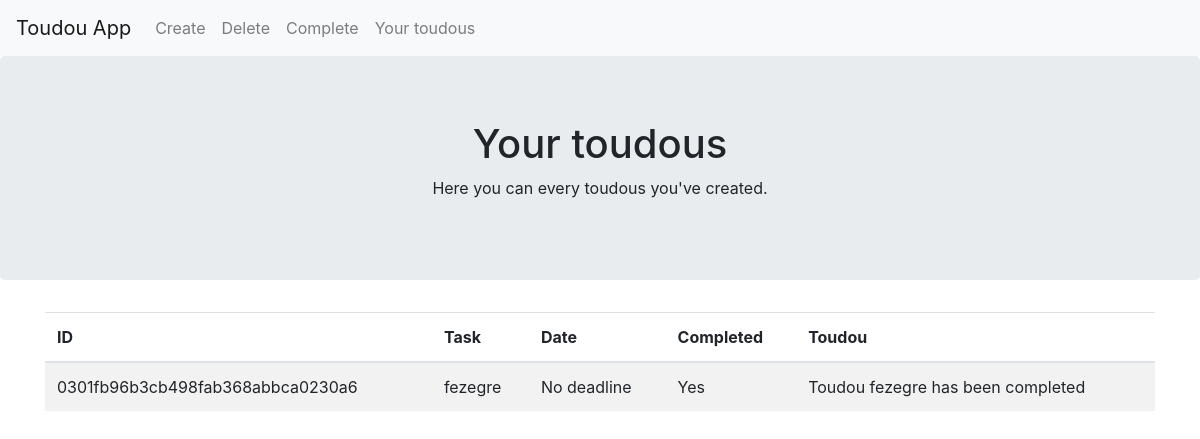
The app's page /display, older data.
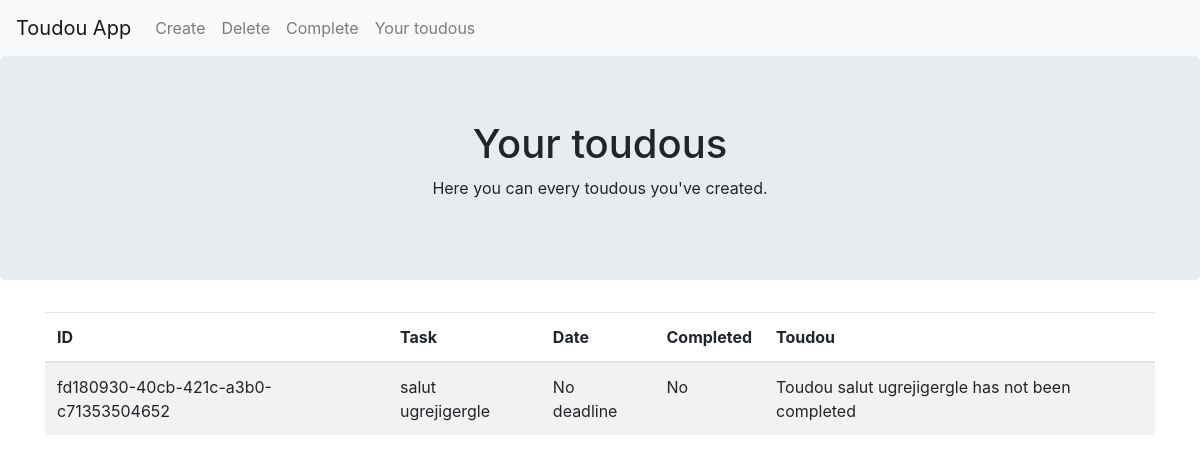
The same page, newer data.
### tables this page shows
CREATE TABLE "TOUDOU" (
	id CHAR(32) NOT NULL, 
	task VARCHAR NOT NULL, 
	date DATETIME, 
	completed BOOLEAN NOT NULL, 
	PRIMARY KEY (id)
);

### src/toudou/views.py (the view)
@app.route('/display')
def display():
    todos = models.Todo.getToudous()
    if todos == None : todos = []
    return render_template('display.html', todos = todos)

### src/toudou/models.py (called while the page is built)
def initConn():
    engine = create_engine(f"sqlite:///{TODO_FOLDER}/{DATABASE}", echo=False)
    metadata_obj = MetaData()
    toudouTable = Table(
        TABLE_NAME,
        metadata_obj,
        Column("id", String, primary_key=True, default=str(uuid.uuid4())),
        Column("task", String, nullable=False),
        Column("date", DateTime, nullable=True),
        Column("completed", Boolean, nullable=False)
    )
    return engine,metadata_obj,toudouTable

    @staticmethod
    def getToudous():
        engine, metadata, toudou = initConn()
        try:
            stmt = select(toudou)
            with engine.connect() as conn:
                result = conn.execute(stmt)
            toudous = []
            for toudou_row in result.fetchall():
                id, task, date, completed = toudou_row
                todo = Todo(id=id, task=task, date=date, completed=completed)
                toudous.append(todo)
            return toudous
        except StatementError as e:
            print("Selection error: ", e)

### src/toudou/templates/display.html (shortened to what this page needs)
<!DOCTYPE html>
<html lang="fr">
<head>
    <link rel="stylesheet" href="https://maxcdn.bootstrapcdn.com/bootstrap/4.0.0/css/bootstrap.min.css">
</head>
<body>
    <nav class="navbar navbar-expand-lg navbar-light bg-light">
        <a class="navbar-brand" href="/">Toudou App</a>
        <div class="collapse navbar-collapse" id="navbarNav">
          <ul class="navbar-nav">
            <li class="nav-item">
              <a class="nav-link" href="/create">Create</a>
            </li>
            <li class="nav-item">
              <a class="nav-link" href="/delete">Delete</a>
            </li>
            <li class="nav-item">
              <a class="nav-link" href="/complete">Complete</a>
            </li>
            <li class="nav-item">
                <a class="nav-link" href="/display">Your toudous</a>
              </li>
          </ul>
        </div>
      </nav>
    <div class="jumbotron text-center">
        <h1>Your toudous</h1>
        <p>Here you can every toudous you've created.</p>
    </div>
    <div class="container">
        {% if todos|length > 0 %}
            <table class="table table-striped">
                <thead>
                    <tr>
                        <th scope="col">ID</th>
                        <th scope="col">Task</th>
                        <th scope="col">Date</th>
                        <th scope="col">Completed</th>
                        <th scope="col">Toudou</th>
                    </tr>
                </thead>
                <tbody>
                {% for todo in todos %}
                    <tr>
                        <td>{{ todo.id }}</td>
                        <td>{{ todo.task }}</td>
                        <td>{% if todo.date %} {{todo.changeDateFormat() }} {% else %}No deadline{% endif%}</td>
                        <td>{% if todo.completed %}Yes{% else %}No{% endif %}</td>
                        <td>{{ todo.__str__() }}</td>
                    </tr>
                {% endfor %}
                </tbody>
            </table>
            {% else %}
            <div class="alert alert-info" role="alert">
              <h4 class="alert-heading">Nothing</h4>
              <p>There is nothing to see here, you can create toudous in the "create" section.</p>
            </div>
          {% endif %}
    </div>
</body>
</html>

Row changes from the older to the newer data that the page shows:
removed TOUDOU: id "0301fb96b3cb498fab368abbca0230a6", task "fezegre", completed "Yes", __str__ "Toudou fezegre has been completed"
added TOUDOU: id "fd180930-40cb-421c-a3b0-c71353504652", task "salut ugrejigergle", completed "No", __str__ "Toudou salut ugrejigergle has not been completed"
